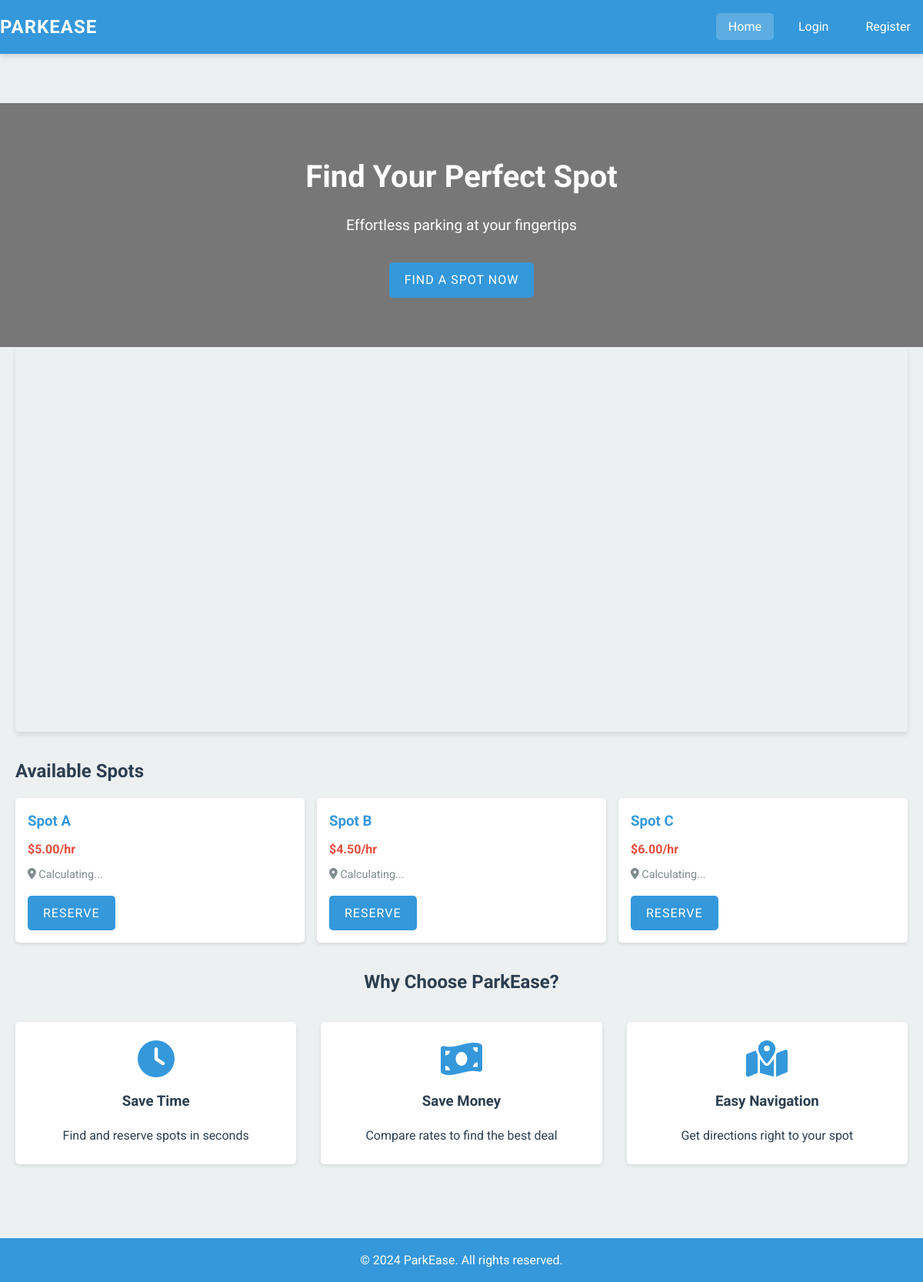
The page / on the database its author committed.
### tables this page shows
CREATE TABLE `parking_spots` (
  `id` int(11) NOT NULL,
  `name` varchar(100) NOT NULL,
  `latitude` decimal(10,8) NOT NULL,
  `longitude` decimal(11,8) NOT NULL,
  `hourly_rate` decimal(6,2) NOT NULL,
  `is_active` tinyint(1) DEFAULT 1,
  `created_at` timestamp NOT NULL DEFAULT current_timestamp(),
  `updated_at` timestamp NOT NULL DEFAULT current_timestamp() ON UPDATE current_timestamp()
);

### includes/functions.php (called while the page is built, shortened)
<?php
function get_all_parking_spots() {
    global $conn;
    $result = $conn->query("SELECT * FROM parking_spots ORDER BY name");
    return $result ? $result->fetch_all(MYSQLI_ASSOC) : [];
}

### index.php (the view, shortened to what this page needs)
<?php
require_once 'includes/functions.php';
$parking_spots = get_all_parking_spots();
include 'includes/header.php';
?>
<!DOCTYPE html>
<html lang="en">
<head>
</head>
<body>
    <main>
        <section class="hero">
            <div class="container">
                <h1>Find Your Perfect Spot</h1>
                <p>Effortless parking at your fingertips</p>
                <a href="#available-spots" class="btn">FIND A SPOT NOW</a>
            </div>
        </section>
        <div class="container">
            <section class="map-container">
                <div id="map"></div>
            </section>
            <section id="available-spots">
                <h2>Available Spots</h2>
                <div class="spot-list">
                    <?php foreach ($parking_spots as $spot): ?>
                        <div class="spot-card" data-spot-id="<?php echo $spot['id']; ?>">
                            <h3><?php echo htmlspecialchars($spot['name']); ?></h3>
                            <p class="price">$<?php echo htmlspecialchars($spot['hourly_rate']); ?>/hr</p>
                            <p class="distance"><i class="fas fa-map-marker-alt"></i> <span class="distance-value">Calculating...</span></p>
                            <a href="make_reservation.php?spot_id=<?php echo $spot['id']; ?>" class="btn">RESERVE</a>
                        </div>
                    <?php endforeach; ?>
                </div>
            </section>
            <section class="features">
                <h2>Why Choose ParkEase?</h2>
                <div class="feature-grid">
                    <div class="feature-card">
                        <i class="fas fa-clock feature-icon"></i>
                        <h3>Save Time</h3>
                        <p>Find and reserve spots in seconds</p>
                    </div>
                    <div class="feature-card">
                        <i class="fas fa-money-bill-wave feature-icon"></i>
                        <h3>Save Money</h3>
                        <p>Compare rates to find the best deal</p>
                    </div>
                    <div class="feature-card">
                        <i class="fas fa-map-marked-alt feature-icon"></i>
                        <h3>Easy Navigation</h3>
                        <p>Get directions right to your spot</p>
                    </div>
                </div>
            </section>
        </div>
    </main>
    <?php include 'includes/footer.php'; ?>
</body>
</html>

### css/styles.css (style rules this page uses)
:root { --primary-color: #3498db; --secondary-color: #2ecc71; --accent-color: #e74c3c; --background-color: #ecf0f1; --text-color: #2c3e50; --light-text: #ffffff; --shadow: 0 4px 6px rgba(0, 0, 0, 0.1); --transition: all 0.3s ease; }
* { margin: 0; padding: 0; box-sizing: border-box; }
html, body { height: 100%; }
body { font-family: 'Roboto', sans-serif; background-color: var(--background-color); color: var(--text-color); line-height: 1.6; display: flex; flex-direction: column; }
.container { max-width: 1200px; margin: 0 auto; padding: 0 20px; width: 100%; }
main { flex: 1 0 auto; padding: 2rem 0; }
h1, h2, h3 { margin-bottom: 1rem; }
.btn { display: inline-block; padding: 0.75rem 1.5rem; background-color: var(--primary-color); color: var(--light-text); text-decoration: none; border: none; border-radius: 5px; cursor: pointer; transition: var(--transition); font-size: 1rem; text-transform: uppercase; letter-spacing: 1px; }
#map { height: 400px; width: 100%; border-radius: 5px; margin-bottom: 2rem; box-shadow: var(--shadow); }

### index.php (style rules this page uses)
:root { --primary-color: #3498db; --secondary-color: #2ecc71; --accent-color: #e74c3c; --background-color: #ecf0f1; --text-color: #2c3e50; --light-text: #ffffff; }
* { margin: 0; padding: 0; box-sizing: border-box; }
body { font-family: 'Roboto', sans-serif; line-height: 1.6; color: var(--text-color); background-color: var(--background-color); }
.container { max-width: 1200px; margin: 0 auto; padding: 0 20px; }
.hero { background-color: #777; color: var(--light-text); text-align: center; padding: 4rem 0; }
.hero h1 { font-size: 2.5rem; margin-bottom: 1rem; }
.hero p { font-size: 1.2rem; margin-bottom: 2rem; }
.btn { display: inline-block; padding: 10px 20px; background-color: var(--primary-color); color: var(--light-text); text-decoration: none; border-radius: 5px; transition: background-color 0.3s ease; }
.map-container { height: 500px; margin-bottom: 2rem; }
#map { height: 100%; width: 100%; }
.spot-list { display: grid; grid-template-columns: repeat(auto-fit, minmax(250px, 1fr)); gap: 1rem; margin-bottom: 2rem; }
.spot-card { background-color: white; border-radius: 5px; box-shadow: 0 2px 5px rgba(0, 0, 0, 0.1); padding: 1rem; }
.spot-card h3 { color: var(--primary-color); margin-bottom: 0.5rem; }
.spot-card .price { font-weight: bold; color: var(--accent-color); margin-bottom: 0.5rem; }
.spot-card .distance { font-size: 0.9rem; color: #7f8c8d; margin-bottom: 1rem; }
.features { text-align: center; margin-bottom: 2rem; }
.feature-grid { display: grid; grid-template-columns: repeat(auto-fit, minmax(200px, 1fr)); gap: 2rem; margin-top: 2rem; }
.feature-card { background-color: white; border-radius: 5px; box-shadow: 0 2px 5px rgba(0, 0, 0, 0.1); padding: 1.5rem; }
.feature-icon { font-size: 3rem; color: var(--primary-color); margin-bottom: 1rem; }

### rows shown on the page
parking_spots: name "Spot A", hourly_rate "5.00"
parking_spots: name "Spot B", hourly_rate "4.50"
parking_spots: name "Spot C", hourly_rate "6.00"

### other values the page prints
SITE_NAME "PARKEASE"
SITE_NAME "ParkEase"
